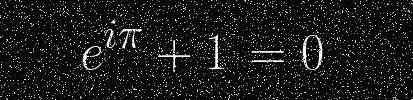
#> input picture opencv/misc/slides/filtering/morph/eulerBNoise.jpg, 413 x 100 px
$ python morphological.py
#> lines starting #> are read from the running program, lines starting #| are printed output that depends on the picture; after the words box and inside, x2 and y2 are one past the last pixel; in counts of white or black regions, pixels touching at a corner belong together
import cv2
import numpy as np
img = cv2.imread('eulerBNoise.jpg', 0)
#> img is the input picture: shape (100, 413); min 0, max 255, mean 24.4
# [5 lines of commented-out code are left out]
img = cv2.medianBlur(img, 3)
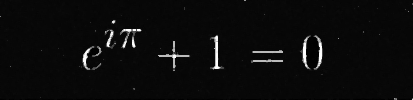
#> img: shape (100, 413); min 0, max 255, mean 11.6

_, img = cv2.threshold(img, 30, 255, cv2.THRESH_BINARY)
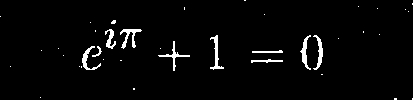
#> img: shape (100, 413); 2.9% white; 39 white regions (29 under 20 px), largest, box (x1, y1, x2, y2) and area: (120, 29, 142, 49) 158, (210, 35, 224, 70) 145, (300, 35, 311, 70) 138
kernel = cv2.getStructuringElement(cv2.MORPH_ELLIPSE, (2,2))

img = cv2.morphologyEx(img, cv2.MORPH_OPEN, kernel)
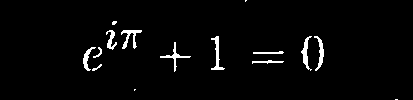
#> img: shape (100, 413); 2.7% white; 15 white regions (4 under 20 px), largest, box (x1, y1, x2, y2) and area: (121, 30, 142, 49) 152, (211, 36, 225, 70) 148, (301, 36, 312, 71) 140
img = cv2.erode(img, kernel)
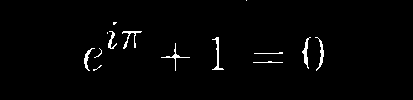
#> img: shape (100, 413); 1.7% white in thin lines or dots, all inside (x1, y1, x2, y2) = (84, 0, 324, 71)

# [8 lines of commented-out code are left out]
cv2.imshow('img', img)
# cv2.imwrite('combo.jpg', img)
cv2.waitKey(0)
cv2.destroyAllWindows()

$ run again, with opencv/misc/slides/filtering/morph/dilated.jpg copied over opencv/misc/slides/filtering/morph/eulerBNoise.jpg
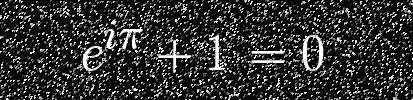
#> input picture opencv/misc/slides/filtering/morph/dilated.jpg, 413 x 100 px
#> img is the input picture: shape (100, 413); min 0, max 255, mean 51.1
#> `_, img = cv2.threshold(img, 30, 255, cv2.THRESH_BINARY)`:
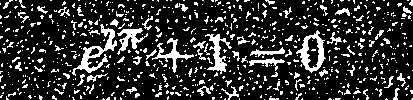
#> img: shape (100, 413); 18.9% white in thin lines or dots
#> `img = cv2.erode(img, kernel)`:
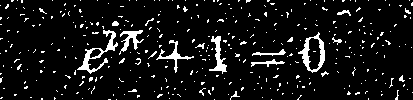
#> img: shape (100, 413); 8% white; 368 white regions (354 under 20 px), largest, box (x1, y1, x2, y2) and area: (77, 30, 118, 74) 401, (298, 32, 325, 73) 358, (209, 36, 227, 74) 254

$ run again, with opencv/misc/slides/filtering/morph/eroded.jpg copied over opencv/misc/slides/filtering/morph/eulerBNoise.jpg
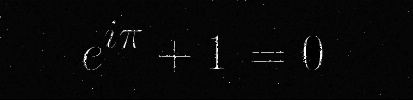
#> input picture opencv/misc/slides/filtering/morph/eroded.jpg, 413 x 100 px
#> img is the input picture: shape (100, 413); min 0, max 255, mean 7.6
#> `_, img = cv2.threshold(img, 30, 255, cv2.THRESH_BINARY)`:
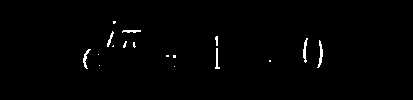
#> img: shape (100, 413); 0.98% white in thin lines or dots, all inside (x1, y1, x2, y2) = (83, 21, 323, 69)
#> `img = cv2.erode(img, kernel)`:
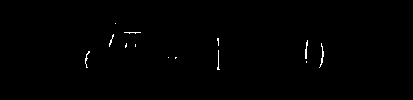
#> img: shape (100, 413); 0.46% white in thin lines or dots, all inside (x1, y1, x2, y2) = (85, 23, 324, 70)
